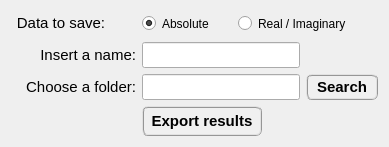
            <widget class="QWidget" name="tab_export">
             <attribute name="title">
              <string>Export</string>
             </attribute>
             <layout class="QGridLayout" name="gridLayout_7">
              <item row="0" column="0">
               <widget class="QLabel" name="label_7">
                <property name="minimumSize">
                 <size>
                  <width>100</width>
                  <height>20</height>
                 </size>
                </property>
                <property name="maximumSize">
                 <size>
                  <width>90</width>
                  <height>20</height>
                 </size>
                </property>
                <property name="font">
                 <font>
                  <family>MS Shell Dlg 2</family>
                  <pointsize>11</pointsize>
                  <weight>50</weight>
                  <italic>false</italic>
                  <bold>false</bold>
                 </font>
                </property>
                <property name="text">
                 <string>Data to save:</string>
                </property>
                <property name="scaledContents">
                 <bool>false</bool>
                </property>
                <property name="alignment">
                 <set>Qt::AlignCenter</set>
                </property>
               </widget>
              </item>
              <item row="0" column="1" colspan="2">
               <layout class="QHBoxLayout" name="horizontalLayout">
                <item>
                 <widget class="QRadioButton" name="radioButton_Absolute">
                  <property name="minimumSize">
                   <size>
                    <width>90</width>
                    <height>25</height>
                   </size>
                  </property>
                  <property name="maximumSize">
                   <size>
                    <width>90</width>
                    <height>25</height>
                   </size>
                  </property>
                  <property name="text">
                   <string>Absolute</string>
                  </property>
                  <property name="checked">
                   <bool>true</bool>
                  </property>
                 </widget>
                </item>
                <item>
                 <widget class="QRadioButton" name="radioButton_Real_Imaginary">
                  <property name="minimumSize">
                   <size>
                    <width>140</width>
                    <height>25</height>
                   </size>
                  </property>
                  <property name="maximumSize">
                   <size>
                    <width>140</width>
                    <height>25</height>
                   </size>
                  </property>
                  <property name="text">
                   <string>Real / Imaginary</string>
                  </property>
                  <property name="checked">
                   <bool>false</bool>
                  </property>
                 </widget>
                </item>
               </layout>
              </item>
              <item row="1" column="0">
               <widget class="QLabel" name="label_6">
                <property name="minimumSize">
                 <size>
                  <width>125</width>
                  <height>26</height>
                 </size>
                </property>
                <property name="maximumSize">
                 <size>
                  <width>125</width>
                  <height>26</height>
                 </size>
                </property>
                <property name="font">
                 <font>
                  <family>MS Shell Dlg 2</family>
                  <pointsize>11</pointsize>
                  <weight>50</weight>
                  <italic>false</italic>
                  <bold>false</bold>
                 </font>
                </property>
                <property name="text">
                 <string>Insert a name:</string>
                </property>
                <property name="scaledContents">
                 <bool>false</bool>
                </property>
                <property name="alignment">
                 <set>Qt::AlignRight|Qt::AlignTrailing|Qt::AlignVCenter</set>
                </property>
               </widget>
              </item>
              <item row="1" column="1">
               <widget class="QLineEdit" name="lineEdit_FileName">
                <property name="minimumSize">
                 <size>
                  <width>0</width>
                  <height>26</height>
                 </size>
                </property>
                <property name="maximumSize">
                 <size>
                  <width>16777215</width>
                  <height>26</height>
                 </size>
                </property>
                <property name="font">
                 <font>
                  <pointsize>10</pointsize>
                  <weight>50</weight>
                  <italic>false</italic>
                  <bold>false</bold>
                 </font>
                </property>
                <property name="layoutDirection">
                 <enum>Qt::LeftToRight</enum>
                </property>
                <property name="text">
                 <string/>
                </property>
                <property name="alignment">
                 <set>Qt::AlignCenter</set>
                </property>
               </widget>
              </item>
              <item row="2" column="0">
               <widget class="QLabel" name="label_5">
                <property name="minimumSize">
                 <size>
                  <width>125</width>
                  <height>26</height>
                 </size>
                </property>
                <property name="maximumSize">
                 <size>
                  <width>125</width>
                  <height>26</height>
                 </size>
                </property>
                <property name="font">
                 <font>
                  <family>MS Shell Dlg 2</family>
                  <pointsize>11</pointsize>
                  <weight>50</weight>
                  <italic>false</italic>
                  <bold>false</bold>
                 </font>
                </property>
                <property name="text">
                 <string>Choose a folder:</string>
                </property>
                <property name="alignment">
                 <set>Qt::AlignRight|Qt::AlignTrailing|Qt::AlignVCenter</set>
                </property>
               </widget>
              </item>
              <item row="2" column="1">
               <widget class="QLineEdit" name="lineEdit_SaveResultsPath">
                <property name="minimumSize">
                 <size>
                  <width>0</width>
                  <height>26</height>
                 </size>
                </property>
                <property name="maximumSize">
                 <size>
                  <width>16777215</width>
                  <height>26</height>
                 </size>
                </property>
                <property name="font">
                 <font>
                  <pointsize>8</pointsize>
                  <weight>50</weight>
                  <italic>false</italic>
                  <bold>false</bold>
                 </font>
                </property>
                <property name="layoutDirection">
                 <enum>Qt::LeftToRight</enum>
                </property>
                <property name="alignment">
                 <set>Qt::AlignCenter</set>
                </property>
               </widget>
              </item>
              <item row="2" column="2">
               <widget class="QPushButton" name="pushButton_ChooseFolderExport">
                <property name="minimumSize">
                 <size>
                  <width>72</width>
                  <height>26</height>
                 </size>
                </property>
                <property name="maximumSize">
                 <size>
                  <width>72</width>
                  <height>26</height>
                 </size>
                </property>
                <property name="font">
                 <font>
                  <family>MS Shell Dlg 2</family>
                  <pointsize>11</pointsize>
                  <weight>75</weight>
                  <italic>false</italic>
                  <bold>true</bold>
                 </font>
                </property>
                <property name="styleSheet">
                 <string notr="true">QPushButton{border-radius: 6px; border-color: rgb(150, 150, 150); border-style: ridge; border-width: 2px; color: rgb(0, 0, 0); background-color: rgb(240, 240, 240); font: 75 bold 11pt &quot;MS Shell Dlg 2&quot;}
QPushButton:hover{border-radius: 6px; border-color: rgb(0, 170, 255); border-style: ridge; border-width: 2px; color: rgb(0, 0, 0); background-color: rgba(174, 213, 255, 100); font: 75 bold 11pt &quot;MS Shell Dlg 2&quot;}
QPushButton:pressed{border-radius: 6px; border-color: rgb(0, 170, 255); border-style: ridge; border-width: 3px; color: rgb(0, 0, 0); background-color: rgb(174, 213, 255); font: 75 bold 11pt &quot;MS Shell Dlg 2&quot;}</string>
                </property>
                <property name="text">
                 <string>Search</string>
                </property>
               </widget>
              </item>
              <item row="3" column="1">
               <widget class="QPushButton" name="pushButton_ExportResults">
                <property name="minimumSize">
                 <size>
                  <width>120</width>
                  <height>30</height>
                 </size>
                </property>
                <property name="maximumSize">
                 <size>
                  <width>120</width>
                  <height>30</height>
                 </size>
                </property>
                <property name="font">
                 <font>
                  <family>MS Shell Dlg 2</family>
                  <pointsize>11</pointsize>
                  <weight>75</weight>
                  <italic>false</italic>
                  <bold>true</bold>
                 </font>
                </property>
                <property name="styleSheet">
                 <string notr="true">QPushButton{border-radius: 6px; border-color: rgb(150, 150, 150); border-style: ridge; border-width: 2px; color: rgb(0, 0, 0); background-color: rgb(240, 240, 240); font: 75 bold 11pt &quot;MS Shell Dlg 2&quot;}
QPushButton:hover{border-radius: 6px; border-color: rgb(0, 170, 255); border-style: ridge; border-width: 2px; color: rgb(0, 0, 0); background-color: rgba(174, 213, 255, 100); font: 75 bold 11pt &quot;MS Shell Dlg 2&quot;}
QPushButton:pressed{border-radius: 6px; border-color: rgb(0, 170, 255); border-style: ridge; border-width: 3px; color: rgb(0, 0, 0); background-color: rgb(174, 213, 255); font: 75 bold 11pt &quot;MS Shell Dlg 2&quot;}</string>
                </property>
                <property name="text">
                 <string>Export results</string>
                </property>
               </widget>
              </item>
             </layout>
            </widget>
